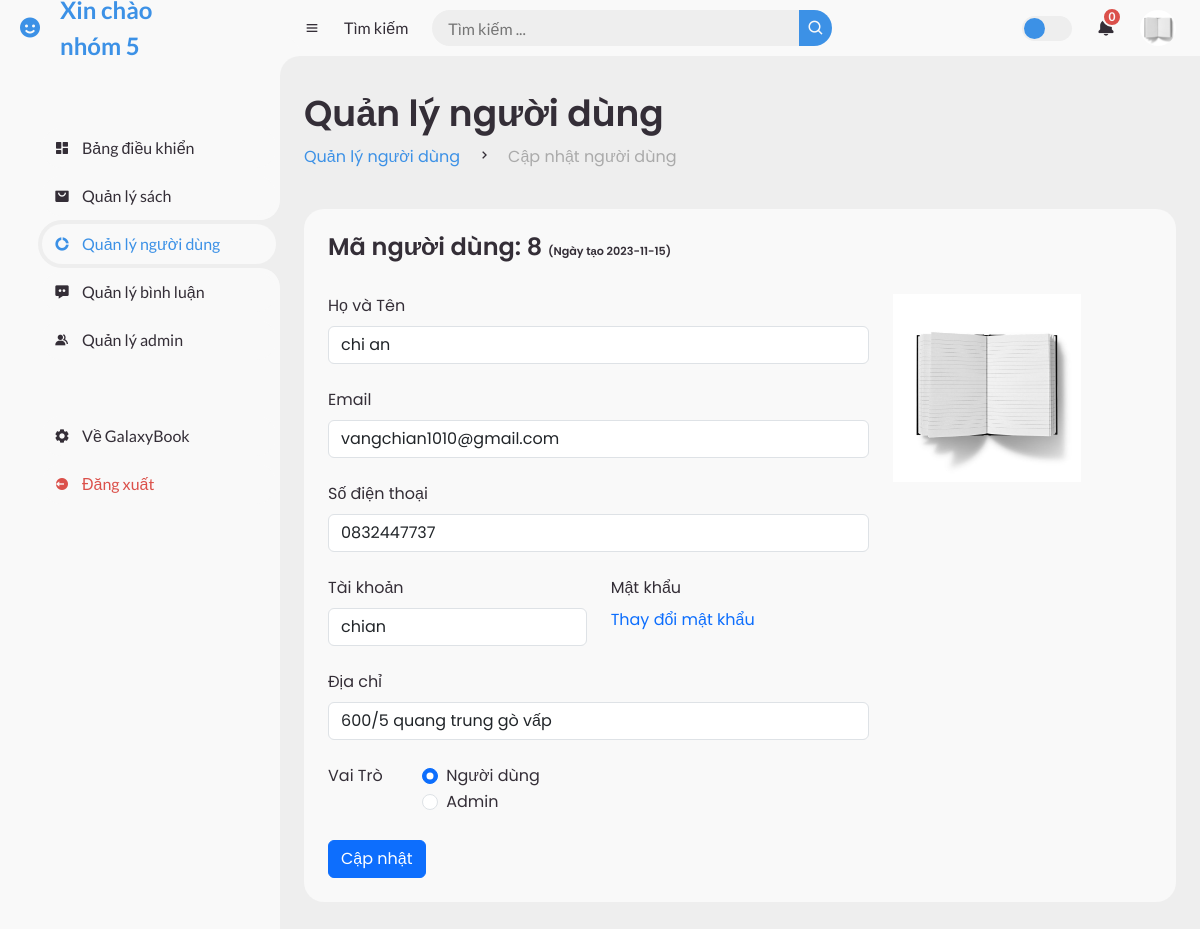
The page /index.php?pg=ad&active=user_update&userId=8 (signed in) on the database its author committed.
### tables this page shows
CREATE TABLE `nguoidung` (
  `Id` int(5) NOT NULL,
  `HoVaTen` varchar(100) NOT NULL,
  `Avatar` varchar(255) DEFAULT 'avatar1.jpg',
  `DiaChi` varchar(255) NOT NULL,
  `Email` varchar(255) NOT NULL,
  `SDT` varchar(10) NOT NULL,
  `TaiKhoan` varchar(255) NOT NULL,
  `MatKhau` varchar(32) NOT NULL COMMENT 'dùng hàm md5 mã hóa',
  `NgayTao` date NOT NULL,
  `VaiTro` int(1) DEFAULT 0 COMMENT '0 site, 1 admin'
);

### admin/view/index.php (called while the page is built, shortened)
<?php
include('admin/model/m_user.php');
include('admin/view/header.php');
include('admin/view/' . $active . '.php');
include('admin/view/footer.php');
?>

### admin/model/m_user.php (called while the page is built, shortened)
<?php
function getUserById($userId) {
    try {
        $conn = pdo_get_connection();
        if ($conn) {
            $sql = "SELECT * FROM nguoidung WHERE Id = :userId";
            $stmt = $conn->prepare($sql);
            $stmt->bindParam(':userId', $userId, PDO::PARAM_INT);
            $stmt->execute();
            $result = $stmt->fetch(PDO::FETCH_ASSOC);
            return $result;
        } else {
            return null;
        }
    } catch (PDOException $e) {
        echo "Lỗi truy vấn: " . $e->getMessage();
        return null;
    }
}
?>

### admin/view/user_update.php (the view, shortened to what this page needs)
<?php
$userId = $_GET['userId'];
$user = getUserById($userId);
?>
<main>
    <div class="head-title">
        <div class="left">
                <h1>Quản lý người dùng</h1>
                <ul class="breadcrumb">
                    <li>
                        <a href="index.php?pg=ad&active=user_management" class="active">Quản lý người dùng</a>
                    </li>
                    <li><i class='bx bx-chevron-right'></i></li>
                    <li>
                        <a class="" href="#">Cập nhật người dùng</a>
                    </li>
                </ul>
        </div>
    </div>
    <div class="table-data">
        <div class="order">
            <div class="head">
                <h3>Mã người dùng:
                    <?= $user['Id'] ?>
                    <span style="font-size: 0.7rem; color:var(--dark)">(Ngày tạo
                        <?= $user['NgayTao'] ?>)
                    </span>
                </h3>
            </div>
            <form action="index.php?pg=ad&active=user_update&userId=<?= $user['Id'] ?>" method="post" class="row">
                <div class="col-lg-8 d-flex flex-column gap-2">
                    <div class="mb-3">
                        <label for="tennguoidung" class="form-label">Họ và Tên</label>
                        <input type="text" class="form-control" id="tennguoidung" name="tennguoidung"
                            value="<?= $user['HoVaTen'] ?>">
                    </div>
                    <div class="mb-3">
                        <label for="email" class="form-label">Email</label>
                        <input type="text" class="form-control" id="email" name="email" value="<?= $user['Email'] ?>">
                    </div>
                    <div class="mb-3">
                        <label for="sdt" class="form-label">Số điện thoại</label>
                        <input type="text" class="form-control" id="sdt" name="sdt" value="<?= $user['SDT'] ?>">
                    </div>
                    <div class="mb-3 row">
                        <div class="col-md-6">
                            <label for="taikhoan" class="form-label">Tài khoản</label>
                            <input type="text" class="form-control" id="taikhoan" name="taikhoan"
                                value="<?= $user['TaiKhoan'] ?>">
                        </div>
                        <div class="col-md-6">
                            <label for="matkhau" class="form-label">Mật khẩu</label>
                            <br>
                            <a href="form-control">Thay đổi mật khẩu</a>
                        </div>
                    </div>
                    <div class="mb-3">
                        <label for="diachi" class="form-label">Địa chỉ</label>
                        <input type="text" class="form-control" id="diachi" name="diachi"
                            value="<?= $user['DiaChi'] ?>">
                    </div>
                    <fieldset class="row mb-3">
                        <legend class="col-form-label col-sm-2 pt-0">Vai Trò</legend>
                        <div class="col-sm-10">
                            <?php
                            if ($user['VaiTro'] == 0) {
                                echo '
                                <div class="form-check">
                                    <input class="form-check-input" type="radio" name="vaitro" id="site" value="0" checked>
                                    <label class="form-check-label" for="site">
                                        Người dùng
                                    </label>
                                </div>
                                <div class="form-check">
                                    <input class="form-check-input" type="radio" name="vaitro" id="admin" value="1">
                                    <label class="form-check-label" for="admin">
                                        Admin
                                    </label>
                                </div>
                                    ';
                            }
                            ?>
                        </div>
                    </fieldset>
                    <div class="col-auto">
                        <input type="submit" class="btn btn-primary" name="save" value="Cập nhật">
                    </div>
                </div>
                <div class="col-lg-3 d-flex flex-column gap-2">
                    <img src="upload/avatar/<?= $user['Avatar'] ?>" alt="<?= $user['HoVaTen'] ?>">
                </div>
            </form>
        </div>
</main>

### admin/layout/assets/css/header_footer.css (style rules this page uses)
* { margin: 0; padding: 0; box-sizing: border-box; }
a { text-decoration: none; }
li { list-style: none; }
:root { --poppins: 'Poppins', sans-serif; --lato: 'Lato', sans-serif; --light: #F9F9F9; --blue: #3C91E6; --light-blue: #CFE8FF; --grey: #eee; --dark-grey: #AAAAAA; --dark: #342E37; --red: #DB504A; --yellow: #FFCE26; --light-yellow: #FFF2C6; --orange: #FD7238; --light-orange: #FFE0D3; }
html { overflow-x: hidden; }
body { background: var(--grey); overflow-x: hidden; }

### admin/layout/assets/css/user_update.css (style rules this page uses)
#content main { width: 100%; padding: 36px 24px; font-family: var(--poppins); max-height: calc(100vh - 56px); overflow-y: auto; }
#content main .head-title { display: flex; align-items: center; justify-content: space-between; grid-gap: 16px; flex-wrap: wrap; }
#content main .head-title .left h1 { font-size: 36px; font-weight: 600; margin-bottom: 10px; color: var(--dark); }
#content main .head-title .left .breadcrumb { display: flex; align-items: center; grid-gap: 16px; }
#content main .head-title .left .breadcrumb li { color: var(--dark); }
#content main .head-title .left .breadcrumb li a { color: var(--dark-grey); pointer-events: none; }
#content main .head-title .left .breadcrumb li a.active { color: var(--blue); pointer-events: unset; }
#content main .table-data { display: flex; flex-wrap: wrap; grid-gap: 24px; margin-top: 24px; width: 100%; color: var(--dark); }
#content main .table-data > div { border-radius: 20px; background: var(--light); padding: 24px; overflow-x: auto; }
#content main .table-data .head { display: flex; flex-direction:column; align-items: start; grid-gap: 16px; margin-bottom: 24px; }
#content main .table-data .head h3 { margin-right: auto; font-size: 24px; font-weight: 600; }
#content main .table-data .order { flex-grow: 1; flex-basis: 500px; }
@media screen and (max-width: 1440px) { #content main .table-data .head { min-width: 420px; } }

### rows shown on the page
nguoidung: Id "8", NgayTao "2023-11-15", tennguoidung "chi an", email "vangchian1010@gmail.com", sdt "0832447737", taikhoan "chian", diachi "600/5 quang trung gò vấp", Avatar (picture)

### other values the page prints
$_SESSION['user']['HoVaTen'] "nhóm 5"
